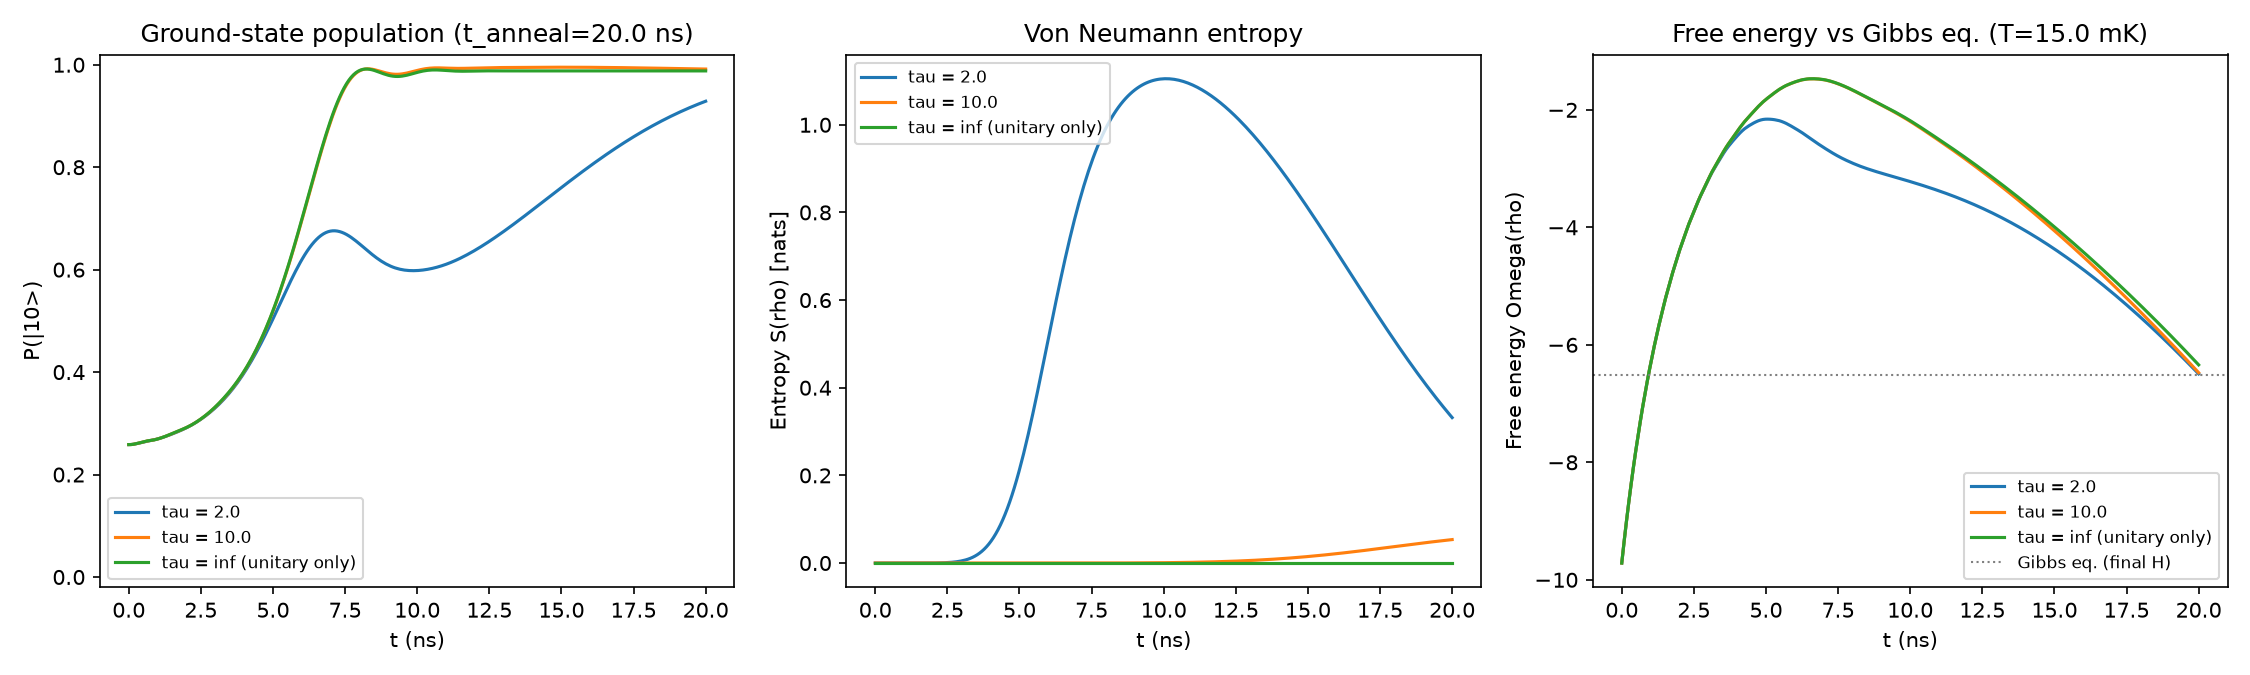

Write Python code to recreate this figure.
"""
2-qubit D-Wave-style quantum annealing with bath-relaxation (Gibbs) dynamics.

Same idea as one_qubit_dwave_bath.py, extended to 2 qubits with a coupling
J_12, using the real QPU schedule A(s), B(s):

    H(s) = -A(s)/2 (sx0+sx1) + B(s)/2 (h0 sz0 + h1 sz1 + J12 sz0 sz1)

and the bath_dissipator relaxing toward the Gibbs state at bath inverse
temperature beta. See examples/two_qubit_anneal.py's module docstring for
why the initial state is a slightly-thermalized driver state rather than
an exact pure state, and why the bias h is chosen asymmetric (both avoid a
genuine numerical pathology of eigendecomposition-based dissipators at
degenerate/pure states in 2+ qubits -- see the README's "Conventions /
gotchas" section for the full story).

Run:  python examples/two_qubit_dwave_bath.py [--schedule PATH] [--t-anneal NS]
"""
from __future__ import annotations

import argparse
import os
import sys

import numpy as np
import matplotlib.pyplot as plt

sys.path.insert(0, os.path.dirname(os.path.dirname(os.path.abspath(__file__))))
from seaqt import bath_dissipator, entropy, evolve, free_energy, gibbs_state  # noqa: E402
from seaqt.dwave import beta_from_kelvin, hamiltonian_nqubit, load_schedule  # noqa: E402

DEFAULT_SCHEDULE = (
    r"C:\Users\andre\OneDrive\Documentos\Maestría\Julich\codigos"
    r"\09-1265A-C_Advantage_system5_3_annealing_schedule.xlsx"
)

H_BIAS = [0.6, -0.4]  # same well-conditioned problem as two_qubit_anneal.py
J12 = 0.5
BETA_INIT = 5.0  # driver initial state: thermal at this beta (see module docstring)


def run(H, t_anneal, tau, beta_bath, n_points=250):
    rho0 = gibbs_state(H(0.0), BETA_INIT)
    if np.isfinite(tau):
        diss = lambda t, rho, h: bath_dissipator(rho, h, beta_bath, tau)  # noqa: E731
        res = evolve(rho0, hamiltonian=H, t_span=(0, t_anneal), dissipator=diss, n_points=n_points)
    else:
        res = evolve(rho0, hamiltonian=H, t_span=(0, t_anneal), n_points=n_points)

    h_final = H(t_anneal)
    _, v = np.linalg.eigh(h_final)  # eigh sorts ascending -> v[:,0] is the ground eigenvector
    ground_vec = v[:, 0]
    p_ground = np.array([np.real(ground_vec.conj() @ r @ ground_vec) for r in res.rho])
    ent = np.array([entropy(r) for r in res.rho])
    omega = np.array([free_energy(r, H(t), beta_bath) for t, r in zip(res.t, res.rho)])
    return res.t, p_ground, ent, omega


def main():
    parser = argparse.ArgumentParser(description=__doc__)
    parser.add_argument("--schedule", default=DEFAULT_SCHEDULE)
    parser.add_argument("--sheet", default="processor-annealing-schedule")
    parser.add_argument("--t-anneal", type=float, default=20.0, help="Anneal time in ns")
    parser.add_argument("--bath-mk", type=float, default=15.0, help="Bath temperature in mK")
    parser.add_argument("--tau", type=float, nargs="+", default=[2.0, 10.0], help="Relaxation time(s) tau, ns")
    args = parser.parse_args()

    if not os.path.exists(args.schedule):
        raise SystemExit(f"Schedule file not found: {args.schedule}\nPass --schedule PATH")

    schedule = load_schedule(args.schedule, sheet_name=args.sheet)
    H = hamiltonian_nqubit(schedule, h=H_BIAS, J={(0, 1): J12}, t_anneal=args.t_anneal)
    beta_bath = beta_from_kelvin(args.bath_mk / 1000.0)

    h_final = H(args.t_anneal)
    w, v = np.linalg.eigh(h_final)
    basis_labels = ["|00>", "|01>", "|10>", "|11>"]
    # H_final is (very nearly) diagonal in the computational basis at the end of
    # the anneal (A(1) ~ 0), so v[:,0] (the ground eigenvector) is ~ a standard
    # basis vector -- find which one for the printed label.
    ground_basis_idx = int(np.argmax(np.abs(v[:, 0])))
    print(f"Schedule: {args.schedule}")
    print(f"h={H_BIAS}, J12={J12}, t_anneal={args.t_anneal} ns, bath T={args.bath_mk} mK -> beta={beta_bath:.4f} ns")
    print(f"Final H eigenvalues: {np.round(w, 4)}; ground state {basis_labels[ground_basis_idx]}, "
          f"gap={w[1]-w[0]:.4f}")

    taus = list(args.tau) + [np.inf]
    labels = {t: (f"tau = {t}" if np.isfinite(t) else "tau = inf (unitary only)") for t in taus}

    fig, axes = plt.subplots(1, 3, figsize=(15, 4.5))
    print(f"\n{'tau':>25} | {'P(ground) final':>16} | {'entropy final':>14} | {'Omega final':>12}")
    for tau in taus:
        t, p_ground, ent, omega = run(H, args.t_anneal, tau, beta_bath)
        axes[0].plot(t, p_ground, label=labels[tau])
        axes[1].plot(t, ent, label=labels[tau])
        axes[2].plot(t, omega, label=labels[tau])
        print(f"{labels[tau]:>25} | {p_ground[-1]:16.4f} | {ent[-1]:14.4f} | {omega[-1]:12.4f}")

    omega_eq = free_energy(gibbs_state(h_final, beta_bath), h_final, beta_bath)
    axes[2].axhline(omega_eq, color="gray", linestyle=":", linewidth=1, label="Gibbs eq. (final H)")

    axes[0].set_xlabel("t (ns)"); axes[0].set_ylabel(f"P({basis_labels[ground_basis_idx]})")
    axes[0].set_title(f"Ground-state population (t_anneal={args.t_anneal} ns)")
    axes[0].legend(fontsize=8); axes[0].set_ylim(-0.02, 1.02)

    axes[1].set_xlabel("t (ns)"); axes[1].set_ylabel("Entropy S(rho) [nats]")
    axes[1].set_title("Von Neumann entropy"); axes[1].legend(fontsize=8)

    axes[2].set_xlabel("t (ns)"); axes[2].set_ylabel("Free energy Omega(rho)")
    axes[2].set_title(f"Free energy vs Gibbs eq. (T={args.bath_mk} mK)")
    axes[2].legend(fontsize=8)

    fig.tight_layout()
    out_path = os.path.join(os.path.dirname(os.path.abspath(__file__)), "two_qubit_dwave_bath.png")
    fig.savefig(out_path, dpi=150)
    print(f"\nSaved plot to {out_path}")


if __name__ == "__main__":
    main()
